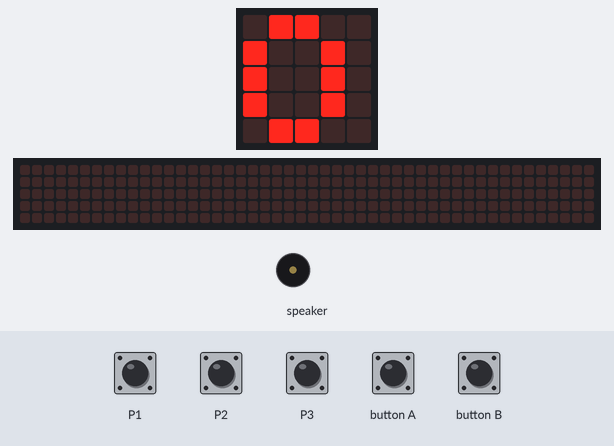
Recording of a program running on a simulated Calliope mini (MakeCode). Parts: the board's 5×5 LED display, a strip that is not on the board, showing the scrolling text unrolled, buzzer (waves = sounding). Inputs (shaded band) come from the test bench. The 48×5 strip is a reading aid, not a part: it shows the text the display is scrolling, unrolled, one strip-width of it at a time.

Above: at 8.2 s.
8.3 s: button B pressed for 0.15 s
At 8.52 s:
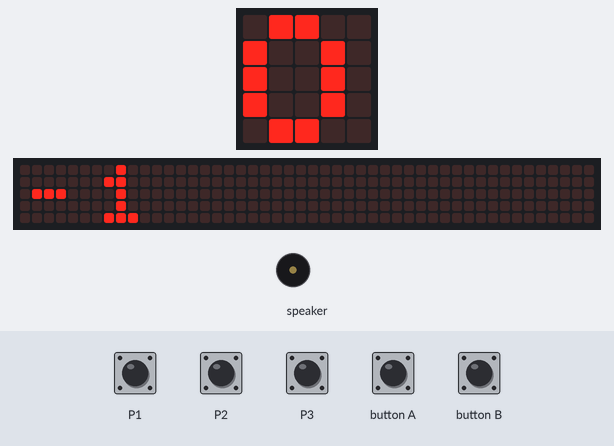
9.0 s: touch pin P2 pressed for 0.15 s
At 9.27 s:
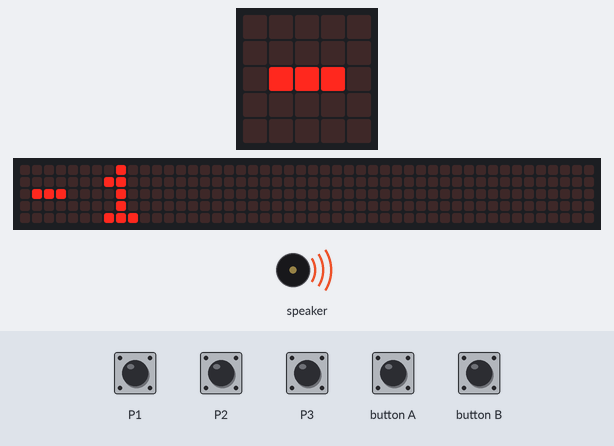
9.7 s: button B pressed for 0.15 s
10.4 s: touch pin P1 pressed for 0.15 s
At 10.87 s:
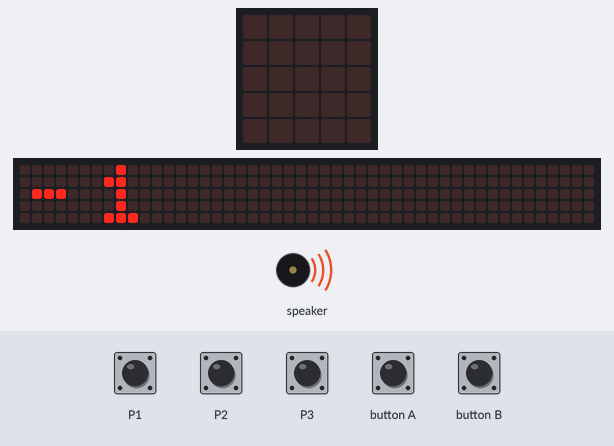
11.1 s: touch pin P3 pressed for 0.15 s
At 13.62 s:
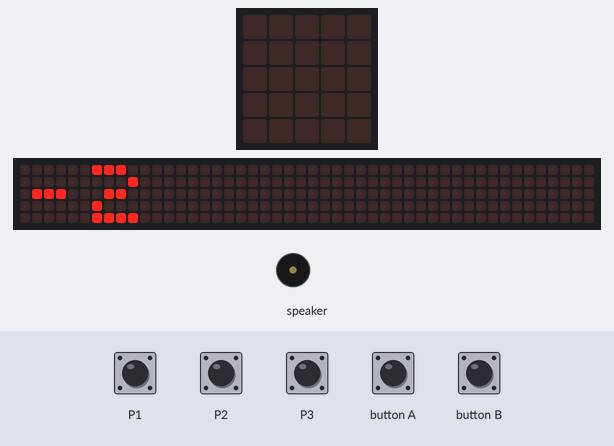
Timing chart, 0 to 15.1 s (numbered marks = the images above; inputs shaded):
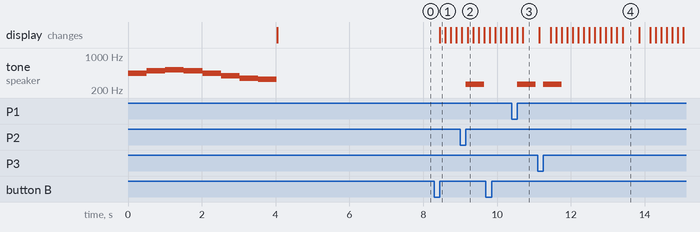

The program:

main.ts
```typescript
input.onPinTouchEvent(TouchPin.P3, ButtonEvent.Click, function () {
    music.playTone(262, music.beat(BeatFraction.Whole))
    loesung = b * a
    for (let index = 0; index < 4; index++) {
        basic.showNumber(loesung)
    }
})
input.onPinTouchEvent(TouchPin.P2, ButtonEvent.Click, function () {
    music.playTone(262, music.beat(BeatFraction.Whole))
    loesung = b - a
    for (let index = 0; index < 4; index++) {
        basic.showNumber(loesung)
    }
})
input.onButtonEvent(Button.A, input.buttonEventClick(), function () {
    b = b + 1
    basic.showNumber(b)
})
input.onButtonEvent(Button.B, input.buttonEventClick(), function () {
    b = b - 1
    basic.showNumber(b)
})
input.onPinTouchEvent(TouchPin.P1, ButtonEvent.Click, function () {
    music.playTone(262, music.beat(BeatFraction.Whole))
    basic.showNumber(a)
    b += a
    a = 0
    if (input.buttonIsPressed(Button.A)) {
        a = a - 1
        for (let index = 0; index < 4; index++) {
            basic.showNumber(a)
        }
    }
    if (input.buttonIsPressed(Button.B)) {
        a = a + 1
        for (let index = 0; index < 4; index++) {
            basic.showNumber(a)
        }
    }
})
let a = 0
let loesung = 0
let b = 0
music.playMelody("A B C5 B A G F E ", 120)
b = 0
for (let index = 0; index < 4; index++) {
    basic.showNumber(b)
}
```

test.ts
```typescript
// Hier kann man Tests durchführen; diese Datei wird nicht kompiliert, wenn dieses Paket als Erweiterung verwendet wird.
```

Measured:
- after the input at 8.3 s, the display: changes after 0.15 s (image 1)
- after the input at 9.0 s, tone on speaker: silent → 262 Hz after 0.15 s, → silent 0.50 s later
- after the input at 10.4 s, tone on speaker: silent → 262 Hz after 0.15 s, → silent 0.50 s later
- after the input at 11.1 s, tone on speaker: silent → 262 Hz after 0.15 s, → silent 0.50 s later
- what the display in image 4 shows lasts 0.5 s, from 13.4 s to 13.9 s
